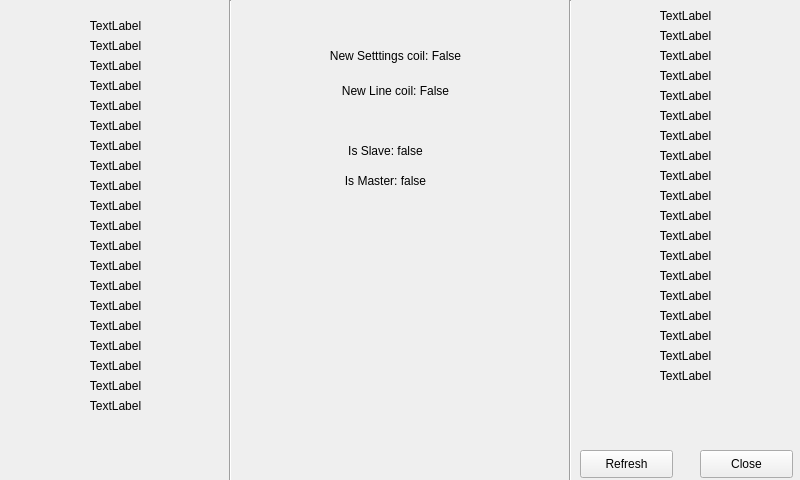
<?xml version="1.0" encoding="UTF-8"?>
<ui version="4.0">
 <class>ModbusTestForm</class>
 <widget class="QWidget" name="ModbusTestForm">
  <property name="geometry">
   <rect>
    <x>0</x>
    <y>0</y>
    <width>800</width>
    <height>480</height>
   </rect>
  </property>
  <property name="windowTitle">
   <string>Form</string>
  </property>
  <widget class="QLabel" name="label_8">
   <property name="geometry">
    <rect>
     <x>0</x>
     <y>170</y>
     <width>231</width>
     <height>31</height>
    </rect>
   </property>
   <property name="text">
    <string>TextLabel</string>
   </property>
   <property name="alignment">
    <set>Qt::AlignCenter</set>
   </property>
  </widget>
  <widget class="QLabel" name="label_3">
   <property name="geometry">
    <rect>
     <x>0</x>
     <y>50</y>
     <width>231</width>
     <height>31</height>
    </rect>
   </property>
   <property name="text">
    <string>TextLabel</string>
   </property>
   <property name="alignment">
    <set>Qt::AlignCenter</set>
   </property>
  </widget>
  <widget class="QLabel" name="label_4">
   <property name="geometry">
    <rect>
     <x>0</x>
     <y>70</y>
     <width>231</width>
     <height>31</height>
    </rect>
   </property>
   <property name="text">
    <string>TextLabel</string>
   </property>
   <property name="alignment">
    <set>Qt::AlignCenter</set>
   </property>
  </widget>
  <widget class="QLabel" name="label_5">
   <property name="geometry">
    <rect>
     <x>0</x>
     <y>110</y>
     <width>231</width>
     <height>31</height>
    </rect>
   </property>
   <property name="text">
    <string>TextLabel</string>
   </property>
   <property name="alignment">
    <set>Qt::AlignCenter</set>
   </property>
  </widget>
  <widget class="QLabel" name="label_6">
   <property name="geometry">
    <rect>
     <x>0</x>
     <y>130</y>
     <width>231</width>
     <height>31</height>
    </rect>
   </property>
   <property name="text">
    <string>TextLabel</string>
   </property>
   <property name="alignment">
    <set>Qt::AlignCenter</set>
   </property>
  </widget>
  <widget class="QLabel" name="label_7">
   <property name="geometry">
    <rect>
     <x>0</x>
     <y>150</y>
     <width>231</width>
     <height>31</height>
    </rect>
   </property>
   <property name="text">
    <string>TextLabel</string>
   </property>
   <property name="alignment">
    <set>Qt::AlignCenter</set>
   </property>
  </widget>
  <widget class="QLabel" name="label">
   <property name="geometry">
    <rect>
     <x>0</x>
     <y>10</y>
     <width>231</width>
     <height>31</height>
    </rect>
   </property>
   <property name="text">
    <string>TextLabel</string>
   </property>
   <property name="alignment">
    <set>Qt::AlignCenter</set>
   </property>
  </widget>
  <widget class="QLabel" name="label_2">
   <property name="geometry">
    <rect>
     <x>0</x>
     <y>30</y>
     <width>231</width>
     <height>31</height>
    </rect>
   </property>
   <property name="text">
    <string>TextLabel</string>
   </property>
   <property name="alignment">
    <set>Qt::AlignCenter</set>
   </property>
  </widget>
  <widget class="QLabel" name="label_9">
   <property name="geometry">
    <rect>
     <x>0</x>
     <y>190</y>
     <width>231</width>
     <height>31</height>
    </rect>
   </property>
   <property name="text">
    <string>TextLabel</string>
   </property>
   <property name="alignment">
    <set>Qt::AlignCenter</set>
   </property>
  </widget>
  <widget class="QLabel" name="label_10">
   <property name="geometry">
    <rect>
     <x>0</x>
     <y>210</y>
     <width>231</width>
     <height>31</height>
    </rect>
   </property>
   <property name="text">
    <string>TextLabel</string>
   </property>
   <property name="alignment">
    <set>Qt::AlignCenter</set>
   </property>
  </widget>
  <widget class="QLabel" name="label_11">
   <property name="geometry">
    <rect>
     <x>0</x>
     <y>230</y>
     <width>231</width>
     <height>31</height>
    </rect>
   </property>
   <property name="text">
    <string>TextLabel</string>
   </property>
   <property name="alignment">
    <set>Qt::AlignCenter</set>
   </property>
  </widget>
  <widget class="QLabel" name="label_12">
   <property name="geometry">
    <rect>
     <x>0</x>
     <y>250</y>
     <width>231</width>
     <height>31</height>
    </rect>
   </property>
   <property name="text">
    <string>TextLabel</string>
   </property>
   <property name="alignment">
    <set>Qt::AlignCenter</set>
   </property>
  </widget>
  <widget class="QLabel" name="label_13">
   <property name="geometry">
    <rect>
     <x>0</x>
     <y>270</y>
     <width>231</width>
     <height>31</height>
    </rect>
   </property>
   <property name="text">
    <string>TextLabel</string>
   </property>
   <property name="alignment">
    <set>Qt::AlignCenter</set>
   </property>
  </widget>
  <widget class="QLabel" name="label_14">
   <property name="geometry">
    <rect>
     <x>0</x>
     <y>290</y>
     <width>231</width>
     <height>31</height>
    </rect>
   </property>
   <property name="text">
    <string>TextLabel</string>
   </property>
   <property name="alignment">
    <set>Qt::AlignCenter</set>
   </property>
  </widget>
  <widget class="QLabel" name="label_15">
   <property name="geometry">
    <rect>
     <x>0</x>
     <y>310</y>
     <width>231</width>
     <height>31</height>
    </rect>
   </property>
   <property name="text">
    <string>TextLabel</string>
   </property>
   <property name="alignment">
    <set>Qt::AlignCenter</set>
   </property>
  </widget>
  <widget class="QLabel" name="label_16">
   <property name="geometry">
    <rect>
     <x>0</x>
     <y>330</y>
     <width>231</width>
     <height>31</height>
    </rect>
   </property>
   <property name="text">
    <string>TextLabel</string>
   </property>
   <property name="alignment">
    <set>Qt::AlignCenter</set>
   </property>
  </widget>
  <widget class="QLabel" name="label_17">
   <property name="geometry">
    <rect>
     <x>0</x>
     <y>350</y>
     <width>231</width>
     <height>31</height>
    </rect>
   </property>
   <property name="text">
    <string>TextLabel</string>
   </property>
   <property name="alignment">
    <set>Qt::AlignCenter</set>
   </property>
  </widget>
  <widget class="QLabel" name="label_18">
   <property name="geometry">
    <rect>
     <x>0</x>
     <y>370</y>
     <width>231</width>
     <height>31</height>
    </rect>
   </property>
   <property name="text">
    <string>TextLabel</string>
   </property>
   <property name="alignment">
    <set>Qt::AlignCenter</set>
   </property>
  </widget>
  <widget class="QLabel" name="label_19">
   <property name="geometry">
    <rect>
     <x>0</x>
     <y>390</y>
     <width>231</width>
     <height>31</height>
    </rect>
   </property>
   <property name="text">
    <string>TextLabel</string>
   </property>
   <property name="alignment">
    <set>Qt::AlignCenter</set>
   </property>
  </widget>
  <widget class="QLabel" name="label_20">
   <property name="geometry">
    <rect>
     <x>570</x>
     <y>0</y>
     <width>231</width>
     <height>31</height>
    </rect>
   </property>
   <property name="text">
    <string>TextLabel</string>
   </property>
   <property name="alignment">
    <set>Qt::AlignCenter</set>
   </property>
  </widget>
  <widget class="QLabel" name="label_21">
   <property name="geometry">
    <rect>
     <x>570</x>
     <y>20</y>
     <width>231</width>
     <height>31</height>
    </rect>
   </property>
   <property name="text">
    <string>TextLabel</string>
   </property>
   <property name="alignment">
    <set>Qt::AlignCenter</set>
   </property>
  </widget>
  <widget class="QLabel" name="label_22">
   <property name="geometry">
    <rect>
     <x>570</x>
     <y>40</y>
     <width>231</width>
     <height>31</height>
    </rect>
   </property>
   <property name="text">
    <string>TextLabel</string>
   </property>
   <property name="alignment">
    <set>Qt::AlignCenter</set>
   </property>
  </widget>
  <widget class="QLabel" name="label_23">
   <property name="geometry">
    <rect>
     <x>570</x>
     <y>60</y>
     <width>231</width>
     <height>31</height>
    </rect>
   </property>
   <property name="text">
    <string>TextLabel</string>
   </property>
   <property name="alignment">
    <set>Qt::AlignCenter</set>
   </property>
  </widget>
  <widget class="QLabel" name="label_24">
   <property name="geometry">
    <rect>
     <x>570</x>
     <y>80</y>
     <width>231</width>
     <height>31</height>
    </rect>
   </property>
   <property name="text">
    <string>TextLabel</string>
   </property>
   <property name="alignment">
    <set>Qt::AlignCenter</set>
   </property>
  </widget>
  <widget class="Line" name="line">
   <property name="geometry">
    <rect>
     <x>220</x>
     <y>0</y>
     <width>20</width>
     <height>481</height>
    </rect>
   </property>
   <property name="orientation">
    <enum>Qt::Vertical</enum>
   </property>
  </widget>
  <widget class="Line" name="line_2">
   <property name="geometry">
    <rect>
     <x>560</x>
     <y>0</y>
     <width>20</width>
     <height>481</height>
    </rect>
   </property>
   <property name="orientation">
    <enum>Qt::Vertical</enum>
   </property>
  </widget>
  <widget class="QLabel" name="label_25">
   <property name="geometry">
    <rect>
     <x>570</x>
     <y>100</y>
     <width>231</width>
     <height>31</height>
    </rect>
   </property>
   <property name="text">
    <string>TextLabel</string>
   </property>
   <property name="alignment">
    <set>Qt::AlignCenter</set>
   </property>
  </widget>
  <widget class="QLabel" name="label_26">
   <property name="geometry">
    <rect>
     <x>570</x>
     <y>120</y>
     <width>231</width>
     <height>31</height>
    </rect>
   </property>
   <property name="text">
    <string>TextLabel</string>
   </property>
   <property name="alignment">
    <set>Qt::AlignCenter</set>
   </property>
  </widget>
  <widget class="QLabel" name="label_27">
   <property name="geometry">
    <rect>
     <x>570</x>
     <y>140</y>
     <width>231</width>
     <height>31</height>
    </rect>
   </property>
   <property name="text">
    <string>TextLabel</string>
   </property>
   <property name="alignment">
    <set>Qt::AlignCenter</set>
   </property>
  </widget>
  <widget class="QLabel" name="label_28">
   <property name="geometry">
    <rect>
     <x>570</x>
     <y>160</y>
     <width>231</width>
     <height>31</height>
    </rect>
   </property>
   <property name="text">
    <string>TextLabel</string>
   </property>
   <property name="alignment">
    <set>Qt::AlignCenter</set>
   </property>
  </widget>
  <widget class="QLabel" name="label_29">
   <property name="geometry">
    <rect>
     <x>570</x>
     <y>180</y>
     <width>231</width>
     <height>31</height>
    </rect>
   </property>
   <property name="text">
    <string>TextLabel</string>
   </property>
   <property name="alignment">
    <set>Qt::AlignCenter</set>
   </property>
  </widget>
  <widget class="QPushButton" name="closeButton">
   <property name="geometry">
    <rect>
     <x>700</x>
     <y>450</y>
     <width>93</width>
     <height>28</height>
    </rect>
   </property>
   <property name="text">
    <string>Close</string>
   </property>
  </widget>
  <widget class="QPushButton" name="refreshButton">
   <property name="geometry">
    <rect>
     <x>580</x>
     <y>450</y>
     <width>93</width>
     <height>28</height>
    </rect>
   </property>
   <property name="text">
    <string>Refresh</string>
   </property>
  </widget>
  <widget class="QLabel" name="label_30">
   <property name="geometry">
    <rect>
     <x>570</x>
     <y>200</y>
     <width>231</width>
     <height>31</height>
    </rect>
   </property>
   <property name="text">
    <string>TextLabel</string>
   </property>
   <property name="alignment">
    <set>Qt::AlignCenter</set>
   </property>
  </widget>
  <widget class="QLabel" name="label_31">
   <property name="geometry">
    <rect>
     <x>570</x>
     <y>220</y>
     <width>231</width>
     <height>31</height>
    </rect>
   </property>
   <property name="text">
    <string>TextLabel</string>
   </property>
   <property name="alignment">
    <set>Qt::AlignCenter</set>
   </property>
  </widget>
  <widget class="QLabel" name="label_32">
   <property name="geometry">
    <rect>
     <x>570</x>
     <y>240</y>
     <width>231</width>
     <height>31</height>
    </rect>
   </property>
   <property name="text">
    <string>TextLabel</string>
   </property>
   <property name="alignment">
    <set>Qt::AlignCenter</set>
   </property>
  </widget>
  <widget class="QLabel" name="label_33">
   <property name="geometry">
    <rect>
     <x>570</x>
     <y>260</y>
     <width>231</width>
     <height>31</height>
    </rect>
   </property>
   <property name="text">
    <string>TextLabel</string>
   </property>
   <property name="alignment">
    <set>Qt::AlignCenter</set>
   </property>
  </widget>
  <widget class="QLabel" name="label_34">
   <property name="geometry">
    <rect>
     <x>570</x>
     <y>280</y>
     <width>231</width>
     <height>31</height>
    </rect>
   </property>
   <property name="text">
    <string>TextLabel</string>
   </property>
   <property name="alignment">
    <set>Qt::AlignCenter</set>
   </property>
  </widget>
  <widget class="QLabel" name="label_35">
   <property name="geometry">
    <rect>
     <x>570</x>
     <y>300</y>
     <width>231</width>
     <height>31</height>
    </rect>
   </property>
   <property name="text">
    <string>TextLabel</string>
   </property>
   <property name="alignment">
    <set>Qt::AlignCenter</set>
   </property>
  </widget>
  <widget class="QLabel" name="label_36">
   <property name="geometry">
    <rect>
     <x>570</x>
     <y>320</y>
     <width>231</width>
     <height>31</height>
    </rect>
   </property>
   <property name="text">
    <string>TextLabel</string>
   </property>
   <property name="alignment">
    <set>Qt::AlignCenter</set>
   </property>
  </widget>
  <widget class="QLabel" name="label_37">
   <property name="geometry">
    <rect>
     <x>570</x>
     <y>340</y>
     <width>231</width>
     <height>31</height>
    </rect>
   </property>
   <property name="text">
    <string>TextLabel</string>
   </property>
   <property name="alignment">
    <set>Qt::AlignCenter</set>
   </property>
  </widget>
  <widget class="QLabel" name="label_38">
   <property name="geometry">
    <rect>
     <x>570</x>
     <y>360</y>
     <width>231</width>
     <height>31</height>
    </rect>
   </property>
   <property name="text">
    <string>TextLabel</string>
   </property>
   <property name="alignment">
    <set>Qt::AlignCenter</set>
   </property>
  </widget>
  <widget class="QLabel" name="label_39">
   <property name="geometry">
    <rect>
     <x>0</x>
     <y>90</y>
     <width>231</width>
     <height>31</height>
    </rect>
   </property>
   <property name="text">
    <string>TextLabel</string>
   </property>
   <property name="alignment">
    <set>Qt::AlignCenter</set>
   </property>
  </widget>
  <widget class="QLabel" name="label_40">
   <property name="geometry">
    <rect>
     <x>300</x>
     <y>45</y>
     <width>191</width>
     <height>21</height>
    </rect>
   </property>
   <property name="text">
    <string>New Setttings coil: False</string>
   </property>
   <property name="alignment">
    <set>Qt::AlignCenter</set>
   </property>
  </widget>
  <widget class="QLabel" name="label_41">
   <property name="geometry">
    <rect>
     <x>300</x>
     <y>80</y>
     <width>191</width>
     <height>21</height>
    </rect>
   </property>
   <property name="text">
    <string>New Line coil: False</string>
   </property>
   <property name="alignment">
    <set>Qt::AlignCenter</set>
   </property>
  </widget>
  <widget class="QLabel" name="label_42">
   <property name="geometry">
    <rect>
     <x>290</x>
     <y>140</y>
     <width>191</width>
     <height>21</height>
    </rect>
   </property>
   <property name="text">
    <string>Is Slave: false</string>
   </property>
   <property name="alignment">
    <set>Qt::AlignCenter</set>
   </property>
  </widget>
  <widget class="QLabel" name="label_43">
   <property name="geometry">
    <rect>
     <x>290</x>
     <y>170</y>
     <width>191</width>
     <height>21</height>
    </rect>
   </property>
   <property name="text">
    <string>Is Master: false</string>
   </property>
   <property name="alignment">
    <set>Qt::AlignCenter</set>
   </property>
  </widget>
 </widget>
 <resources/>
 <connections/>
</ui>
